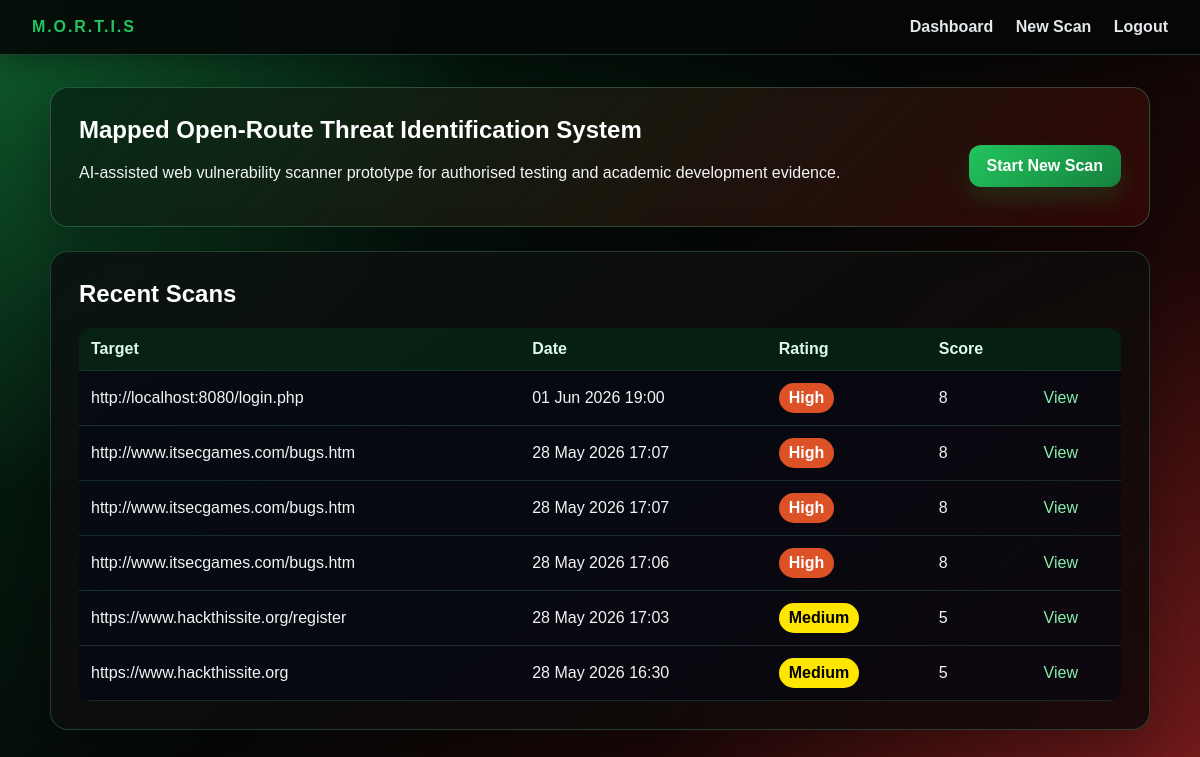
Page /dashboard (signed in) on the earlier database version.
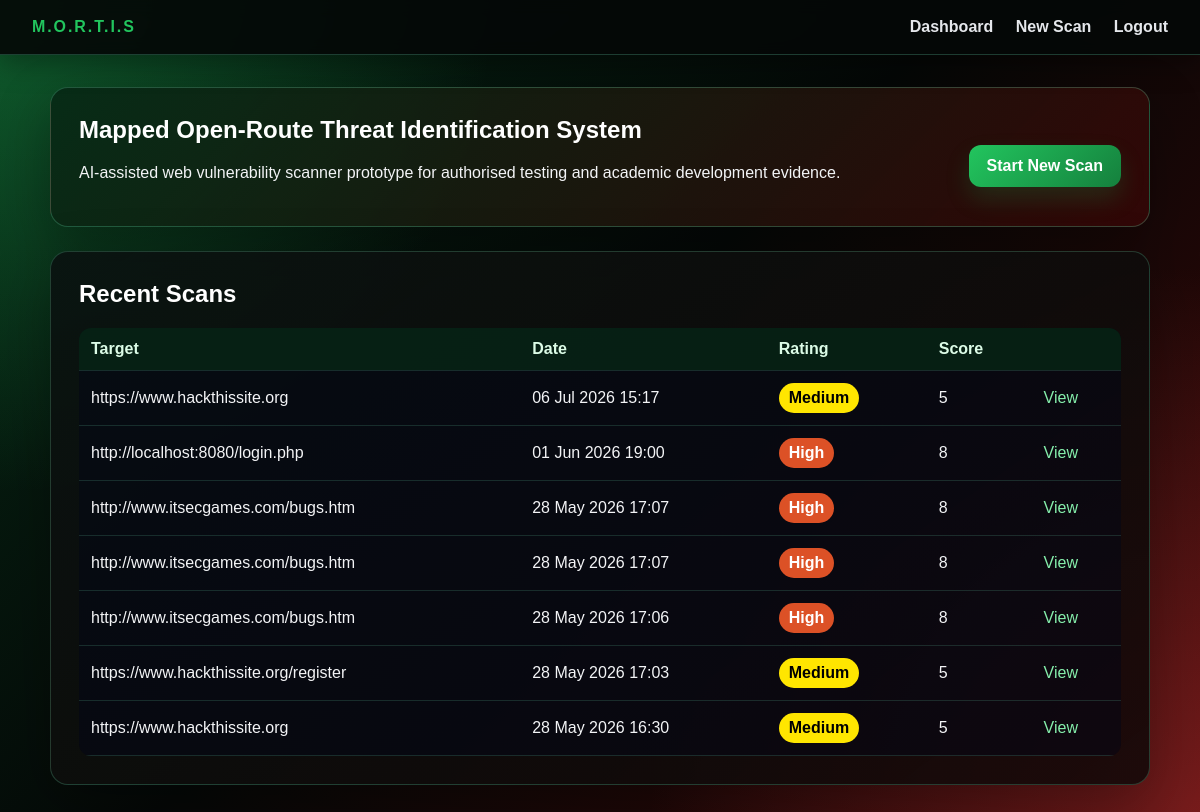
Same page on the later database version.
### app/models.py (models this page shows)
class Scan(db.Model):
    id = db.Column(db.Integer, primary_key=True)
    target_url = db.Column(db.String(500), nullable=False)
    created_at = db.Column(db.DateTime, default=datetime.utcnow)
    overall_score = db.Column(db.Integer, default=0)
    overall_rating = db.Column(db.String(20), default="Low")
    report_summary = db.Column(db.Text, default="")
    status = db.Column(db.String(20), default="running")  # running | completed | failed
    modules_total = db.Column(db.Integer, default=0)
    modules_done = db.Column(db.Integer, default=0)
    current_module = db.Column(db.String(80), default="")
    findings = db.relationship(
        "Finding",
        backref="scan",
        cascade="all, delete-orphan",
        lazy=True,
        order_by="Finding.score.desc()"
    )

### app/routes.py (the view)
@bp.route("/dashboard")
@login_required
def dashboard():
    scans = Scan.query.order_by(Scan.created_at.desc()).limit(10).all()
    return render_template("dashboard.html", scans=scans)

### app/routes.py (called while the page is built)
def login_required(view):
    @wraps(view)
    def wrapped(*args, **kwargs):
        if "user_id" not in session:
            return redirect(url_for("main.login"))
        return view(*args, **kwargs)
    return wrapped

### app/templates/dashboard.html
{% extends "base.html" %}
{% block content %}
<section class="hero">
    <div>
      <h1>Mapped Open-Route Threat Identification System</h1>
      <p>AI-assisted web vulnerability scanner prototype for authorised testing and academic development evidence.</p>
    </div>
  <a class="button" href="{{ url_for('main.scan') }}">Start New Scan</a>
</section>
<section class="card">
  <h2>Recent Scans</h2>
  {% if scans %}
  <table>
    <thead><tr><th>Target</th><th>Date</th><th>Rating</th><th>Score</th><th></th></tr></thead>
    <tbody>
    {% for scan in scans %}
      <tr>
        <td>{{ scan.target_url }}</td>
        <td>{{ scan.created_at.strftime('%d %b %Y %H:%M') }}</td>
        <td>
          {% if scan.status == "running" %}
            <span class="badge info">Running…</span>
          {% elif scan.status == "failed" %}
            <span class="badge critical">Failed</span>
          {% else %}
            <span class="badge {{ scan.overall_rating|lower }}">{{ scan.overall_rating }}</span>
          {% endif %}
        </td>
        <td>{{ scan.overall_score }}</td>
        <td>
          {% if scan.status == "running" %}
            <a href="{{ url_for('main.scan_progress', scan_id=scan.id) }}">View progress</a>
          {% else %}
            <a href="{{ url_for('main.results', scan_id=scan.id) }}">View</a>
          {% endif %}
        </td>
      </tr>
    {% endfor %}
    </tbody>
  </table>
  {% else %}
    <p class="muted">No scans yet. Run your first authorised scan.</p>
  {% endif %}
</section>
{% endblock %}

### app/templates/base.html (shortened to what this page needs)
<!doctype html>
<html lang="en">
<head>
  <link rel="stylesheet" href="{{ url_for('static', filename='css/style.css') }}">
</head>
<body>
  <header class="topbar">
    <div class="brand">M.O.R.T.I.S</div>
    <nav>
      {% if session.get('user_id') %}
        <a href="{{ url_for('main.dashboard') }}">Dashboard</a>
        <a href="{{ url_for('main.scan') }}">New Scan</a>
        <a href="{{ url_for('main.logout') }}">Logout</a>
      {% endif %}
    </nav>
  </header>
  <main class="container">
    {% block content %}{% endblock %}
  </main>
</body>
</html>

### app/static/css/style.css (style rules this page uses)
:root { --bg: #050807; --bg-red: #3a0707; --bg-green:#062915; --panel: rgba(10, 18, 16, 0.92); --panel-2: rgba(18, 8, 8, 0.88); --text: #f3f4f6; --muted: #a7b7ad; --line: rgba(110, 231, 183, 0.22); --accent: #ef4444; --accent-2:#22c55e; --danger: #dc2626; --success: #16a34a; }
*, *::before, *::after { box-sizing: border-box; }
body { margin: 0; font-family: Arial, sans-serif; color: var(--text); background: radial-gradient(circle at top left, rgba(34, 197, 94, 0.34), transparent 34%), radial-gradient(circle at bottom right, rgba(239, 68, 68, 0.34), transparent 38%), linear-gradient(135deg, var(--bg-green) 0%, var(--bg) 48%, var(--bg-red) 100%); background-attachment: fixed; }
h1, h2, h3 { margin-top: 0; color: #ffffff; }
a { color: #86efac; text-decoration: none; }
.topbar { position: sticky; top: 0; display: flex; justify-content: space-between; align-items: center; padding: 18px 32px; background: rgba(5, 8, 7, 0.92); border-bottom: 1px solid rgba(110, 231, 183, 0.24); box-shadow: 0 8px 28px rgba(0, 0, 0, 0.35); backdrop-filter: blur(8px); }
.topbar .brand { font-weight: 800; letter-spacing: 0.12em; color: var(--accent-2); }
.topbar nav a { margin-left: 18px; color: #e5e7eb; font-weight: 700; }
.container { width: min(1100px, 94%); margin: 32px auto; }
.hero { display: flex; justify-content: space-between; align-items: center; gap: 24px; padding: 28px; margin-bottom: 24px; background: linear-gradient(135deg, rgba(6, 41, 21, 0.92), rgba(58, 7, 7, 0.76)); border: 1px solid rgba(110, 231, 183, 0.26); border-radius: 18px; box-shadow: 0 20px 55px rgba(0, 0, 0, 0.32); }
.card { padding: 28px; margin-bottom: 24px; background: linear-gradient(145deg, var(--panel), var(--panel-2)); border: 1px solid rgba(110, 231, 183, 0.22); border-radius: 18px; box-shadow: 0 20px 60px rgba(0, 0, 0, 0.32); }
button, .button { display: inline-block; margin-top: 18px; padding: 12px 18px; background: linear-gradient(135deg, var(--accent-2), #15803d); color: #ffffff; font-weight: 800; border: 0; border-radius: 12px; cursor: pointer; box-shadow: 0 12px 24px rgba(22, 163, 74, 0.20); }
table { width: 100%; border-collapse: collapse; background: rgba(2, 6, 23, 0.45); border-radius: 12px; overflow: hidden; }
th, td { padding: 12px; text-align: left; border-bottom: 1px solid rgba(110, 231, 183, 0.16); }
th { color: #dcfce7; background: rgba(6, 41, 21, 0.72); }
.badge { display: inline-block; padding: 6px 10px; background: #334155; color: #ffffff; font-weight: 800; border-radius: 999px; }
.badge.medium { background: #ffe600; color: #000000; }
.badge.high { background: #dc5126; color: #ffffff; }

Differences in the rows shown:
added Scan: target_url "https://www.hackthissite.org", created_at "06 Jul 2026 15:17", overall_rating "Medium", overall_score "5"
